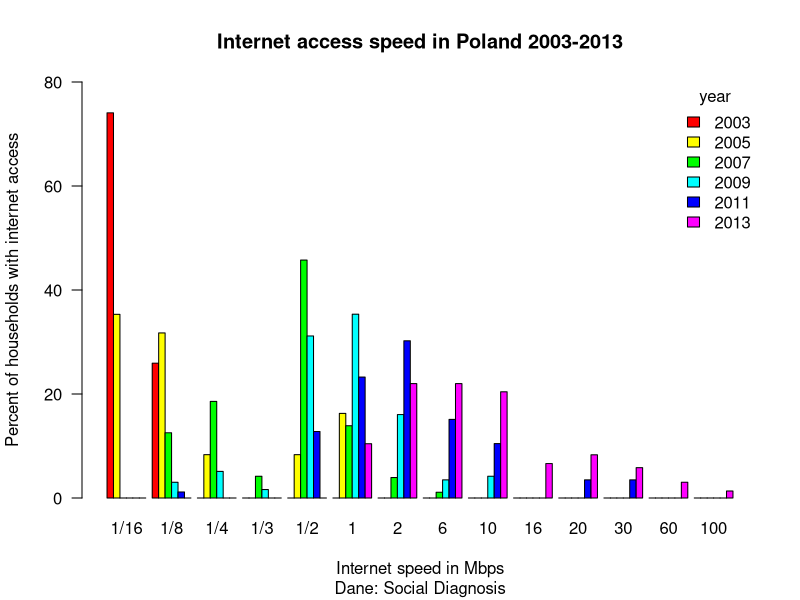
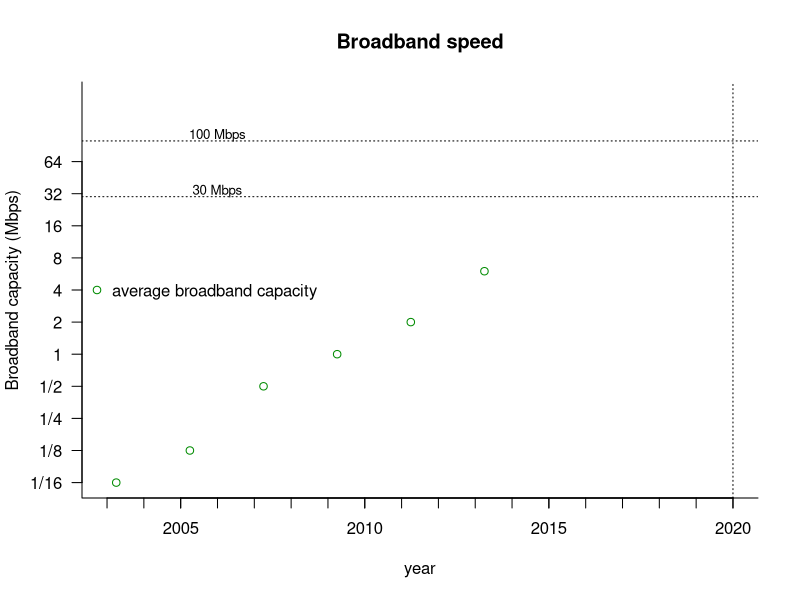
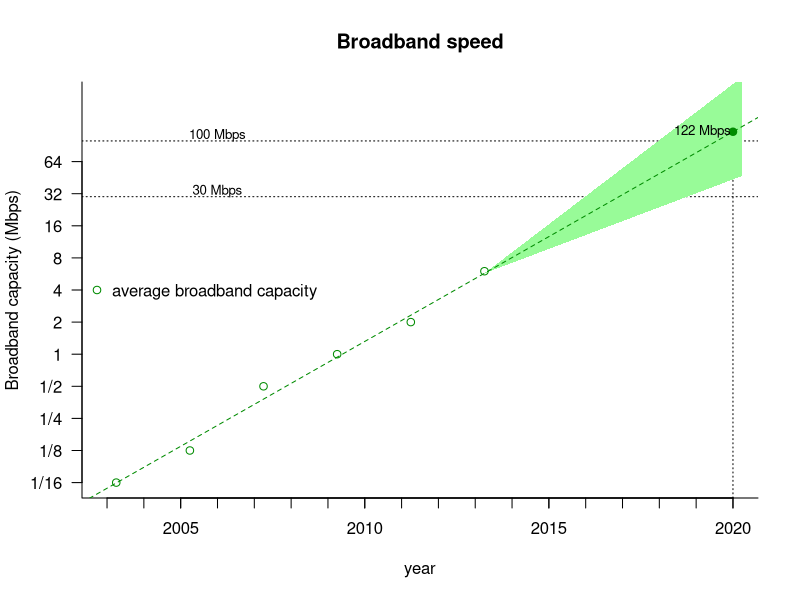

Source code (R) for these figures, in order:
## ---- chunk 1
dane <- read.table("Dane_DS_lacza_2003-2013.txt", header = T, na.strings="")
Mb <- round(dane$Kb/1024, 2) 
log2kb <- log2(dane$Kb)
p2003 <- dane$r2003/sum(dane$r2003)
p2005 <- dane$r2005/sum(dane$r2005)
p2007 <- dane$r2007/sum(dane$r2007)
p2009 <- dane$r2009/sum(dane$r2009)
p2011 <- dane$r2011/sum(dane$r2011)
p2013 <- dane$r2013/sum(dane$r2013)
x <- as.matrix(cbind(p2003,p2005,p2007,p2009,p2011,p2013),nrow=14,6)
naz <- c('1/16', '1/8', '1/4', '1/3', '1/2', round(Mb[6:14],0) )
# Wykres
barplot(100*t(x), names.arg=naz, ylim=c(0,80), beside=T, las=1, col=rainbow(6),
        main="Internet access speed in Poland 2003-2013", sub="Dane: Social Diagnosis",
        xlab="Internet speed in Mbps", ylab="Percent of households with internet access")
legend("topright", title="year", legend=seq(2003,2013,2), fill=rainbow(6), bty="n")
## ---- chunk 2
lat1 = c(2003 + 0:17)
lat2 = c(seq(2003,2013,2))
sre2 = c(0.079, 0.287, 0.586, 1.480, 4.680, 10.485)
sre3 <- c(0.003436, 0.037574, 0.432616388, 0.906669319, 2.311541075, 3.294168098)
mediana2 = c(1/16, 1/8, 1/2, 1, 2, 6)

m1m = lm(log2(mediana2) ~ lat2)
wagi = c(1,2,2,4,4,4)
wazenie <- function(vec){
  rep(vec,wagi)  
}
m2m = lm(log2(wazenie(mediana2)) ~ wazenie(lat2+1/4))

pred2m <- 2^(m2m$coef[[1]]+m2m$coef[[2]]*2020)

BatorskiLaw <- round(12/m2m$coef[[2]],1)

rste2m = summary(m2m)$sigma
vr = c(2013:2020)+1/4
vr2 = c(0:7)
vg2m = (m2m$coef[[1]] + m2m$coef[[2]]*vr + rste2m*vr2)
vd2m = (m2m$coef[[1]] + m2m$coef[[2]]*vr - rste2m*vr2)

#Wykres
plot(c(2003,2020), c(-4,8),bty='l',yaxt='n',las=1,type='n',
  main='Broadband speed',
  xlab='year',ylab='Broadband capacity (Mbps)')
axis(1, at=c(2003:2020),labels=F)
axis(2, at=seq(-4,6,1),labels=c('1/16','1/8','1/4','1/2',2^seq(0,6,1)),las=1)
abline(h=log2(c(30,100)),lty=3)
abline(v=2020,lty=3)
text(2006,log2(30),'30 Mbps', cex=0.8, pos=3, offset=0.1)
text(2006,log2(100),'100 Mbps', cex=0.8, pos=3, offset=0.1)

points(lat2+1/4, log2(mediana2), pch=1, col="green4")
legend("left", pch=1, col='green4', legend="average broadband capacity", bty="n")
## ---- chunk 3
plot(c(2003,2020), c(-4,8),bty='l',yaxt='n',las=1,type='n',
  main='Broadband speed',
  xlab='year',ylab='Broadband capacity (Mbps)')
axis(1, at=c(2003:2020),labels=F)
axis(2, at=seq(-4,6,1),labels=c('1/16','1/8','1/4','1/2',2^seq(0,6,1)),las=1)
abline(h=log2(c(30,100)),lty=3)
abline(v=2020,lty=3)
text(2006,log2(30),'30 Mbps', cex=0.8, pos=3, offset=0.1)
text(2006,log2(100),'100 Mbps', cex=0.8, pos=3, offset=0.1)

polygon(c(2013:2020,2020:2013)+1/4,c(vd2m,vg2m[8:1]), col='palegreen', border=NA)
points(lat2+1/4, log2(mediana2), pch=1, col="green4")
abline(m2m, lty=2, lwd=1, col='green4')
points(2020,log2(pred2m),pch=19,col='green4')
legend("left", pch=1, col='green4', legend="average broadband capacity", bty="n")
text(2020,log2(pred2m), paste(round(pred2m,1),'Mbps'), cex=0.8, pos=2, offset=0.1)
